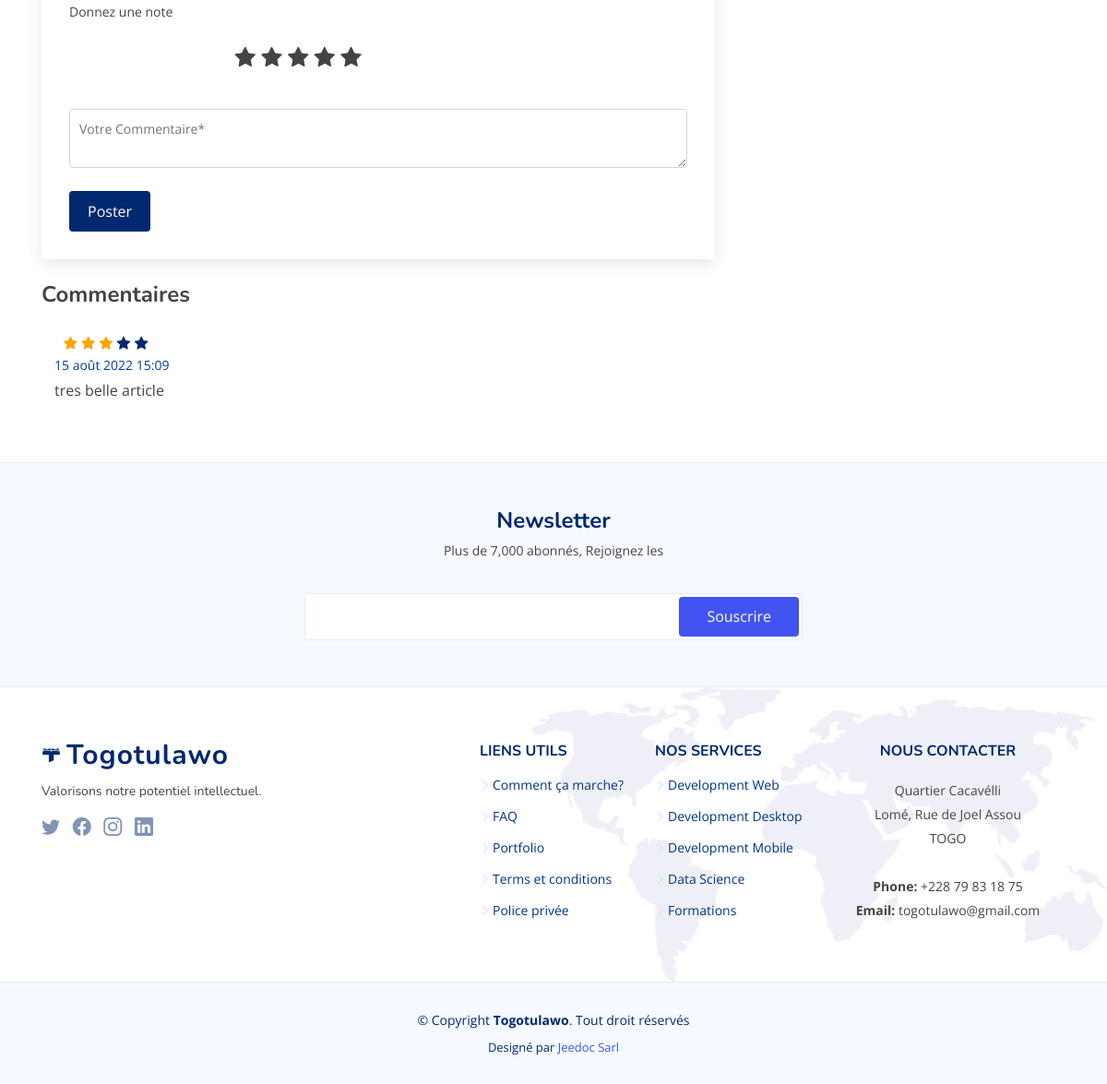
Before: /article/lapport-en-industrie-des-cabinets-dexpertise-au-togo-cas-du-cabinet-ingen-capital-solutions8pr7b (lower part) with the older database file.
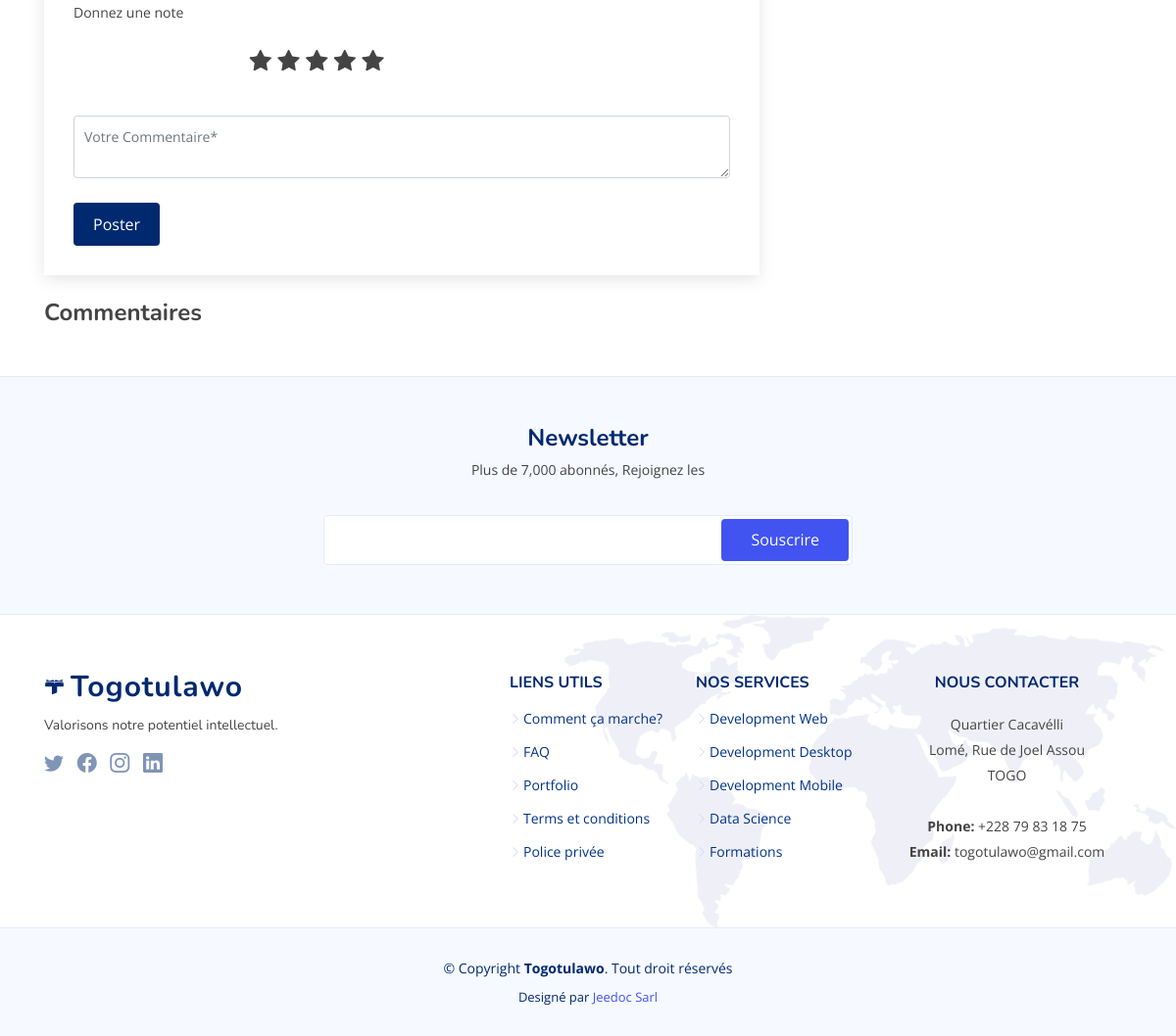
After: the same page with the newer database file.
### main/models/article.py (models this page shows, shortened)
class Comment(models.Model):
    user = models.ForeignKey(User, on_delete=models.CASCADE)
    article = models.ForeignKey(Article, on_delete=models.CASCADE)
    text = models.CharField(max_length=1000, null=True)
    rate = models.FloatField()
    date = models.DateTimeField(auto_now_add=True)

### main/views/articles.py (the view)
# urls.py: path('article/<str:slug>', article_page, name='article'),
def article_page(request, slug):
    article = Article.objects.get(slug=slug)
    comment = article.comment_set.all().count()
    """ serial_number  = request.GET.get('lecture')
    videos = article.video_set.all().order_by("serial_number")

    if serial_number is None:
        serial_number = 1

    video = Video.objects.get(serial_number = serial_number , article = article)


    if (video.is_preview is False):

        if request.user.is_authenticated is False:
            return redirect("login")
        else:
            user = request.user
            try:
                user_article = UserArticle.objects.get(user = user  , article = article)
            except:
                return redirect("checkout" , slug=article.slug) """
    context = {
        "article" : article ,
        """ "video" : video ,
        'videos':videos, """
        'comment':comment,
    }
    return render(request, template_name="pageArticle.html", context=context)

### account/models.py (called while the page is built)
    def __str__(self):
        return self.user.get_full_name()

### main/models/article.py (called while the page is built)
    def __str__(self):
        return self.name

### main/templatetags/article_custom_tags.py (called while the page is built)
@register.simple_tag
def cal_sellprice(price , discount):
    if discount is None or discount is 0:
        return price
    sellprice = price
    sellprice = price - ( price * discount * 0.01 )
    return math.floor(sellprice)

@register.filter
def cfa(price):
    return f'{price}f cfa'

### main/templates/pageArticle.html (shortened to what this page needs)
{% extends 'main_base.html' %}
{% load article_custom_tags %}
{% load humanize %}
{% block content %}
<section id="blog" class="blog">
  <div class="container" data-aos="fade-up">
    <div class="row">
      <div class="col-lg-8 entries">
        <div class="blog-comments">
          <div class="reply-form">
            <p>Donnez une note</p>
            <form action="{% url 'main:submit_review' article.id %}" method="POST">
              <div class="row">
                <div class="rate col-md-6 form-group">
                  <input type="radio" name="rate" id="rating10" value="5" required /><label for="rating10" title="5"></label>
                  <input type="radio" name="rate" id="rating8" value="4" required /><label for="rating8" title="4"></label>
                  <input type="radio" name="rate" id="rating6" value="3" required /><label for="rating6" title="3"></label>
                  <input type="radio" name="rate" id="rating4" value="2" required /><label for="rating4" title="2"></label>
                  <input type="radio" name="rate" id="rating2" value="1" required /><label for="rating2" title="1"></label>
                </div>
              </div>
              <div class="row">
                <div class="col form-group">
                  <textarea name="text" class="form-control" placeholder="Votre Commentaire*"></textarea>
                </div>
              </div>
              <button onclick="sendData()" type="submit" class="btn btn-primary">Poster</button>
            </form>
          </div>
        <br>
          <h4 class="comments-count">{{comment}} Commentaires</h4>
          {% for comment in article.comment_set.all %}
          <div id="comment-1" class="comment">
            <div class="d-flex">
              <div>
                <h5><a href="">{{comment.user.get_full_name}}</a> <a href="#" class="reply">
                    <span class="fa fa-star {% if comment.rate > 0 %} checked {% endif %}"></span>
                    <span class="fa fa-star {% if comment.rate > 1 %} checked {% endif %}"></span>
                    <span class="fa fa-star {% if comment.rate > 2 %} checked {% endif %}"></span>
                    <span class="fa fa-star {% if comment.rate > 3 %} checked {% endif %}"></span>
                    <span class="fa fa-star {% if comment.rate > 4 %} checked {% endif %}"></span>
                  </a></h5>
                <time datetime="2020-01-01">{{comment.date}}</time>
                <p>
                  {{comment.text}}
                </p>
              </div>
            </div>
          </div>
          {% endfor %}
        </div>
      </div>
      <div class="col-lg-4">
                      {% cal_sellprice article.price article.discount as value %}{{value|intcomma|cfa}}
      </div>
    </div>
  </div>
</section>
{% endblock %}

Changed rows visible on the page:
no longer on this page (row edited): Comment: rate 3 (drawn), date "15 août 2022 15:09", text "tres belle article"
